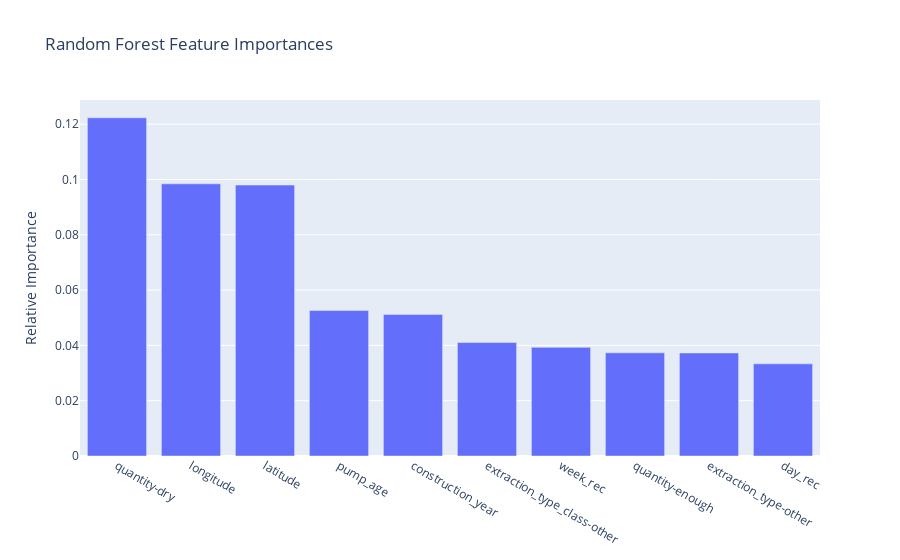

This figure's notebook cell:
### Code cell
importances = pd.DataFrame({'feature': X_trans_names, 'importance': rfc_feature_importance}).sort_values('importance', ascending=False).reset_index(drop=True)

trace = go.Bar(x=importances.head(40).feature, y=importances.head(10).importance)

layout = go.Layout(title='Random Forest Feature Importances',
                  yaxis=dict(title='Relative Importance'))

fig = go.Figure([trace], layout)
iplot(fig, filename='feature_importance.html')

### Figure 1 — Plotly figure (JSON) as saved in the notebook; plotly's stock layout.template omitted (floating-point values rounded to 4 significant figures)
{"data": [{"type": "bar", "x": ["quantity-dry", "longitude", "latitude", "pump_age", "construction_year", "extraction_type_class-other", "week_rec", "quantity-enough", "extraction_type-other", "day_rec", "quantity-insufficient", "payment_type-never pay", "extraction_type_class-handpump", "water_quality-unknown", "funder-government of tanzania", "extraction_type_class-gravity", "payment_type-per bucket", "source-shallow well", "quantity-seasonal", "extraction_type-gravity", "management-vwc", "source-spring", "funder-OTHER", "payment_type-unknown", "year_rec", "payment_type-monthly", "extraction_type-nira/tanira", "water_quality-soft", "scheme_management-vwc", "source-machine dbh", "source_class-surface", "source_class-groundwater", "lga-OTHER", "source-rainwater harvesting", "payment_type-annually", "basin-internal", "funder-Unknown", "basin-pangani", "extraction_type_class-submersible", "basin-lake nyasa"], "y": [0.1223, 0.09842, 0.09797, 0.05261, 0.05121, 0.04103, 0.03929, 0.0373, 0.03727, 0.03332]}], "layout": {"title": {"text": "Random Forest Feature Importances"}, "yaxis": {"title": {"text": "Relative Importance"}}}}
